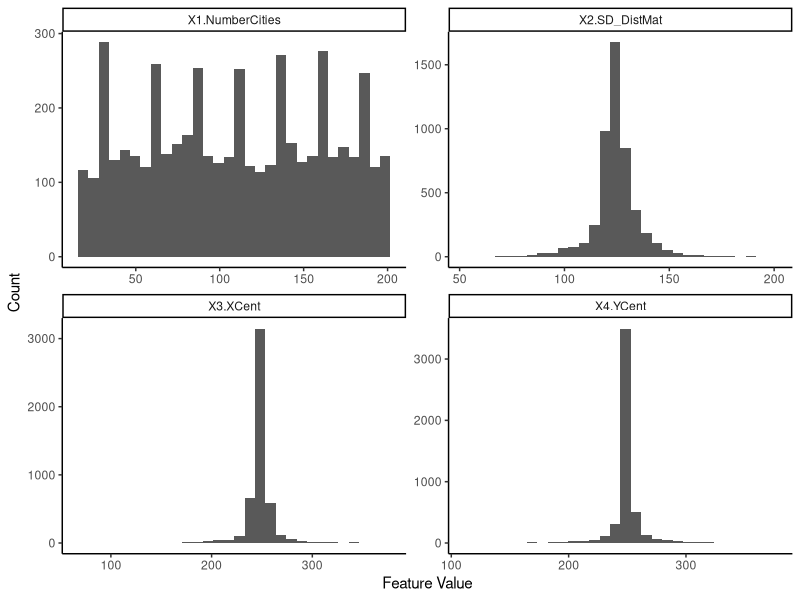
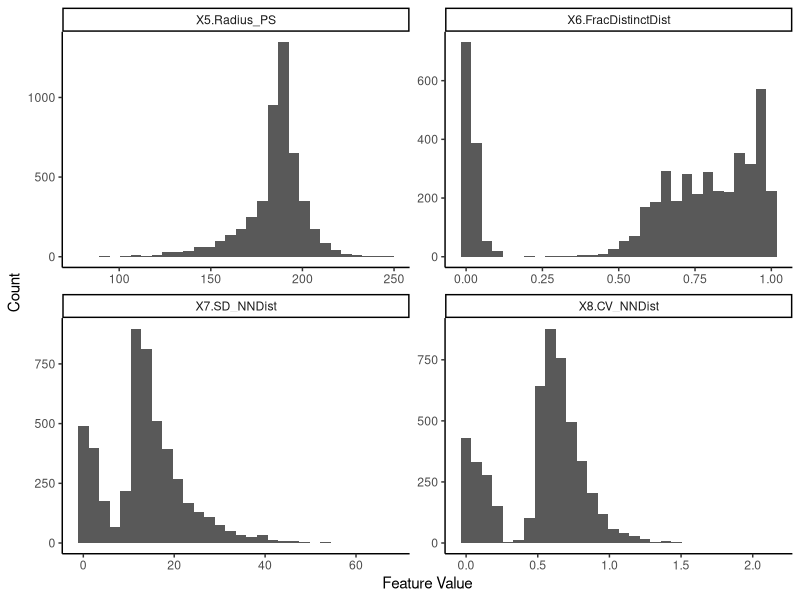
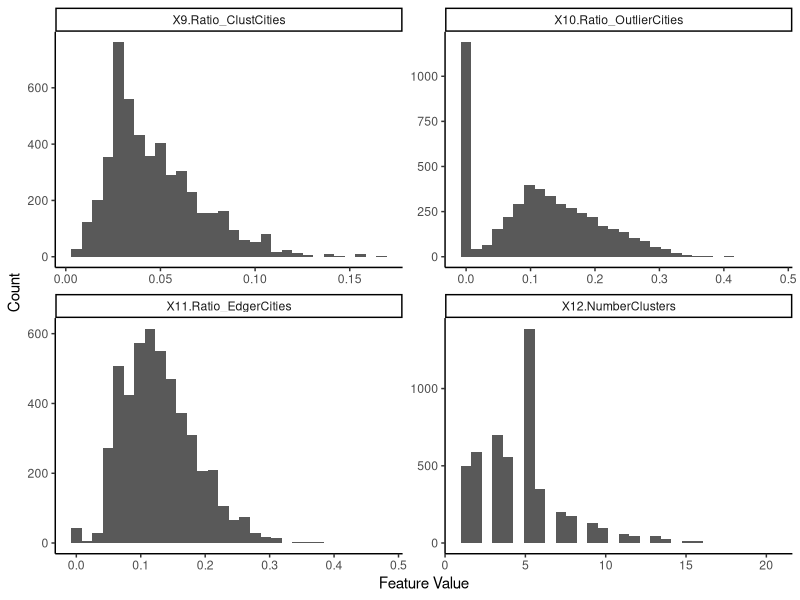
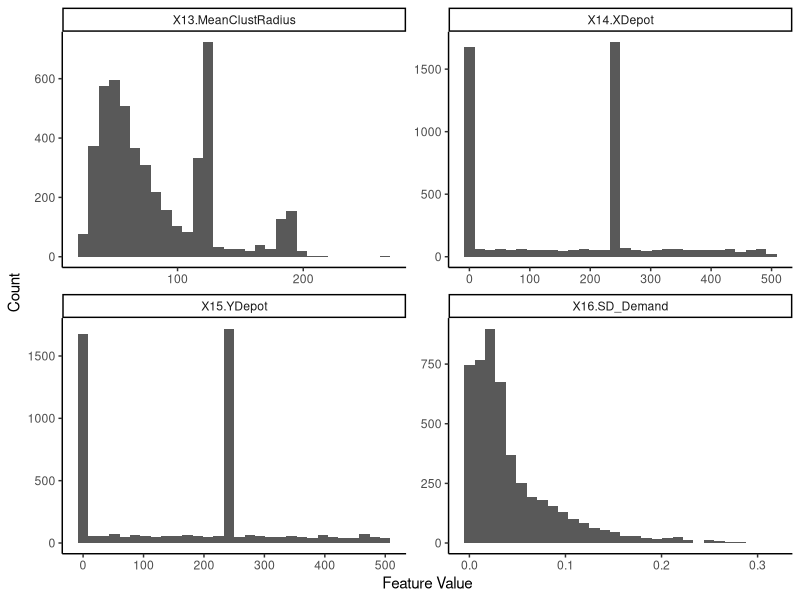
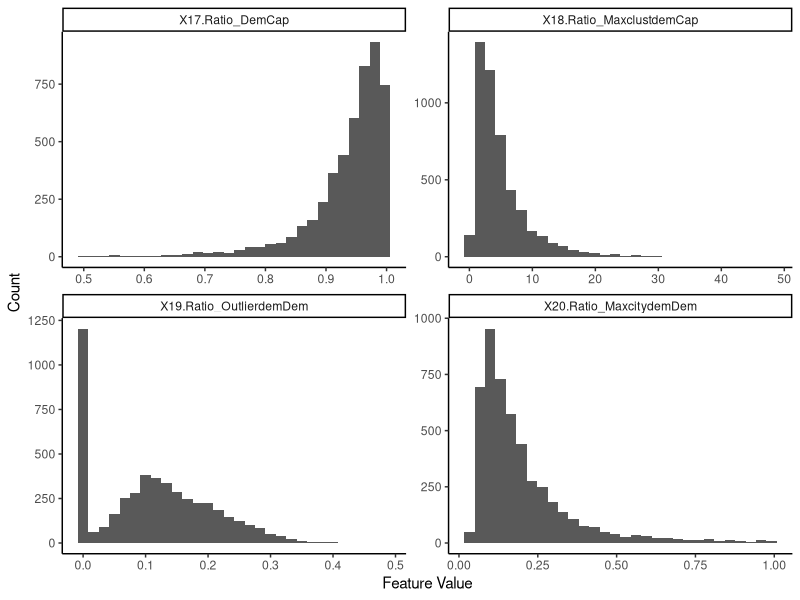
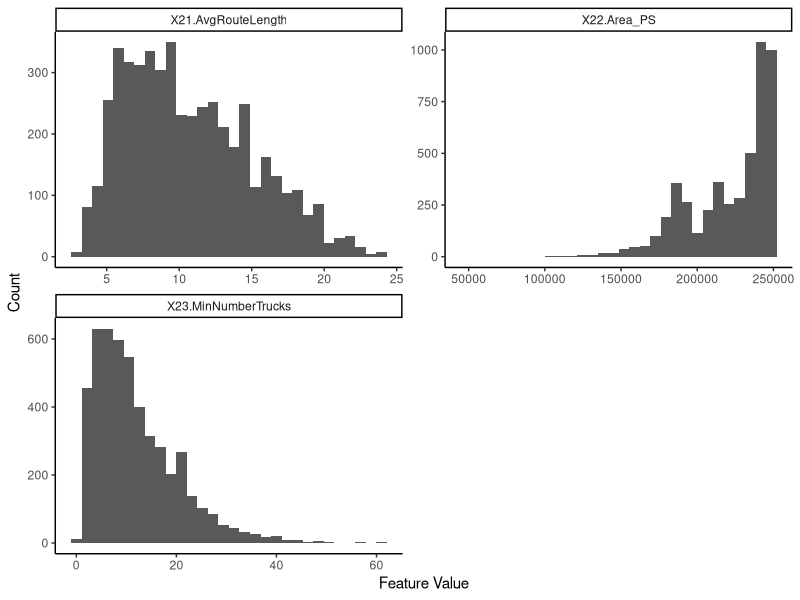
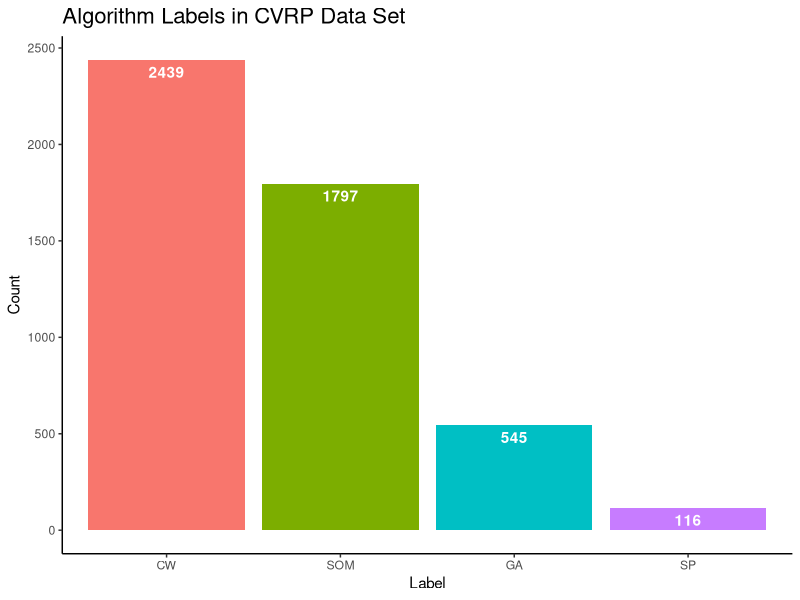
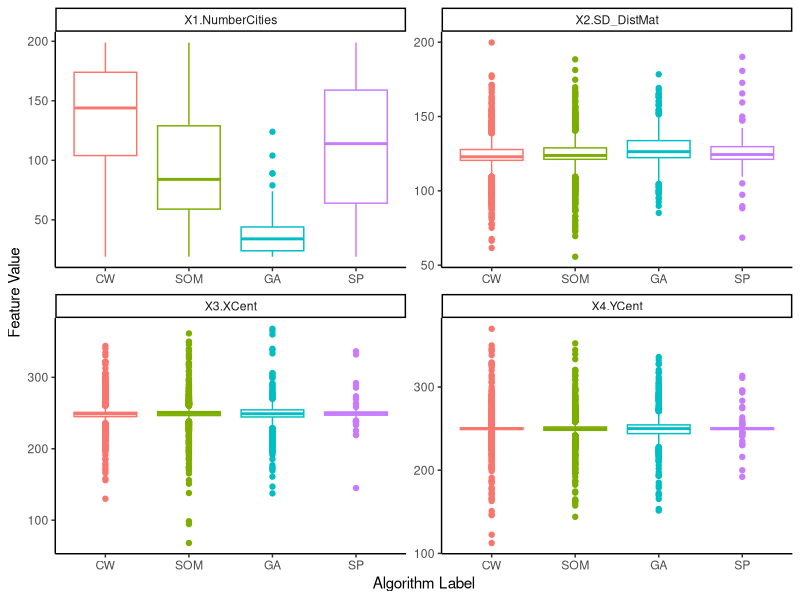

Generate these figures, in order, with R:
library(tidyverse)
library(reshape2) #for the melt function

cvrp <- read.csv(file="Data/CVRP_dataset.csv")

################### Feature Distributions ################

# Features 1 - 4
d <- melt(cvrp[c(7:10)])
ggplot(data = d, mapping = aes(x = value)) + 
  facet_wrap(~variable, scales = 'free') +
  geom_histogram() + 
  labs(x = 'Feature Value', y = 'Count') + #, title = 'Histograms of Features 1 - 4') +
  theme_classic()+
  theme(plot.title = element_text(hjust = 0.5))

# Features 5 - 8
d <- melt(cvrp[c(11:14)])
ggplot(data = d, mapping = aes(x = value)) + 
  facet_wrap(~variable, scales = 'free') +
  geom_histogram() + 
  labs(x = 'Feature Value', y = 'Count') + #, title = 'Histograms of Features 5 - 8') +
  theme_classic()+
  theme(plot.title = element_text(hjust = 0.5))

# Features 9 - 12
d <- melt(cvrp[c(15:18)])
ggplot(data = d, mapping = aes(x = value)) + 
  facet_wrap(~variable, scales = 'free') +
  geom_histogram() + 
  labs(x = 'Feature Value', y = 'Count') + #, title = 'Histograms of Features 9 - 12') +
  theme_classic()+
  theme(plot.title = element_text(hjust = 0.5))

# Features 13 - 16
d <- melt(cvrp[c(19:22)])
ggplot(data = d, mapping = aes(x = value)) + 
  facet_wrap(~variable, scales = 'free') +
  geom_histogram() + 
  labs(x = 'Feature Value', y = 'Count') + #, title = 'Histograms of Features 13 - 16') +
  theme_classic()+
  theme(plot.title = element_text(hjust = 0.5))

# Features 17 - 20
d <- melt(cvrp[c(23:26)])
ggplot(data = d, mapping = aes(x = value)) + 
  facet_wrap(~variable, scales = 'free') +
  geom_histogram() + 
  labs(x = 'Feature Value', y = 'Count') + #, title = 'Histograms of Features 17 - 20') +
  theme_classic()+
  theme(plot.title = element_text(hjust = 0.5))

# Features 21 - 23
d <- melt(cvrp[c(27:29)])
ggplot(data = d, mapping = aes(x = value)) + 
  facet_wrap(~variable, scales = 'free', nrow = 2) +
  geom_histogram() + 
  labs(x = 'Feature Value', y = 'Count') + #, title = 'Histograms of Features 21 - 23') +
  theme_classic()+
  theme(plot.title = element_text(hjust = 0.5))

############ Label Distribution #####################
# put in descending order

# summary table of labels
counts = cvrp %>%
  group_by(Label) %>%
  summarize(counts = length(Label))

# get Label in descending order based upon its count value
counts$Label = factor(counts$Label,                                   
                      levels = counts$Label[order(counts$counts, decreasing = TRUE)])

# create bar chart
ggplot(data = counts, mapping = aes(x = Label, y = counts, fill = Label)) + 
  geom_bar(stat = 'identity')+
  labs(x = 'Label', y = 'Count', title = 'Algorithm Labels in CVRP Data Set')+
  geom_text(aes(label = counts), vjust = 1.5, color = 'white', fontface = 'bold')+
  theme_classic() + 
  theme(plot.title = element_text(size=16))+
  theme(legend.position = 'none')

###### Create grouped boxplots of Labels in CVRP data ###################
# avoid the copy/paste of above

#list of vectors for feature columns to make
features_list = list(c(7:10), c(11:14), c(15:18), c(19:22), c(23:26), c(27:29))

for (features in features_list) {
  
  # put cvrp data into long format for ggplot
  cvrp_long = melt(data = cvrp, id.vars = c(features, 34), measure.vars = features,
                   variable.name = 'Feature', value.name = 'Value')
  
  # put Label in same order as the bar chart
  cvrp_long$Label = factor(cvrp_long$Label,                                   
                           levels = c('CW', 'SOM', 'GA', 'SP'))
  
  # generate/print the plots for 
  print(
    ggplot(data = cvrp_long, mapping = aes(x = Label, y = Value, color = Label)) + 
      facet_wrap(~Feature, scales = 'free', nrow = 2) +
      geom_boxplot() + 
      labs(x = 'Algorithm Label', y = 'Feature Value') + #, title = 'Histograms of Features 21 - 23') +
      theme_classic()+
      theme(plot.title = element_text(hjust = 0.5))+
      theme(legend.position = 'none')
  )
}
